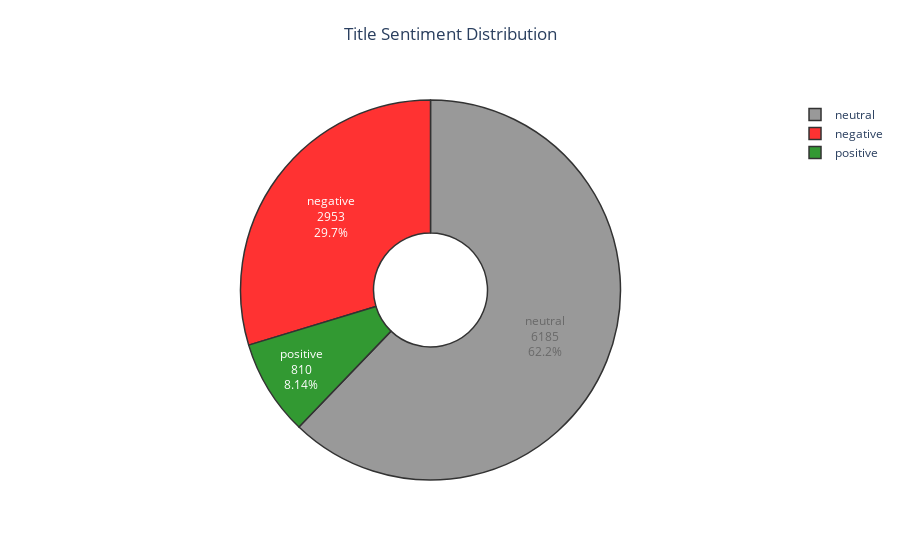

Notebook cell for this chart:
### Code cell
import plotly.graph_objects as go

sentiment_counts = dataset['titlesentiment'].value_counts().sort_index()

sentiment_labels = ['negative', 'neutral', 'positive']
sentiment_colors = ['red', 'grey', 'green']


fig = go.Figure(data=[go.Pie(labels=sentiment_counts.index, 
                             values=sentiment_counts.values,
                             textinfo='percent+value+label',
                             marker_colors=sentiment_colors,
                             textposition='auto',
                             hole=.3)])

fig.update_layout(
    title_text='Title Sentiment Distribution',
    template='plotly_white',
    xaxis=dict(
        title='Sources',
        title_standoff=15,  # Adjust the distance of the title from the axis
    ),
    yaxis=dict(
        title='Number of Posts in Twitter',
        title_standoff=15,  # Adjust the distance of the title from the axis
    ),
    title_x=0.5,  # Center the title
    title_y=0.95,  # Adjust the vertical position of the title
)

fig.update_traces(marker_line_color='black', 
                  marker_line_width=1.5, 
                  opacity=0.8)
 
fig.show()

### Figure 1 — Plotly figure (JSON) as saved in the notebook; plotly's stock layout.template omitted (floating-point values rounded to 4 significant figures)
{"data": [{"hole": 0.3, "labels": ["negative", "neutral", "positive"], "marker": {"colors": ["red", "grey", "green"], "line": {"color": "black", "width": 1.5}}, "opacity": 0.8, "textinfo": "percent+value+label", "textposition": "auto", "type": "pie", "values": [2953, 6185, 810]}], "layout": {"title": {"text": "Title Sentiment Distribution", "x": 0.5, "y": 0.95}, "xaxis": {"title": {"standoff": 15, "text": "Sources"}}, "yaxis": {"title": {"standoff": 15, "text": "Number of Posts in Twitter"}}}}
